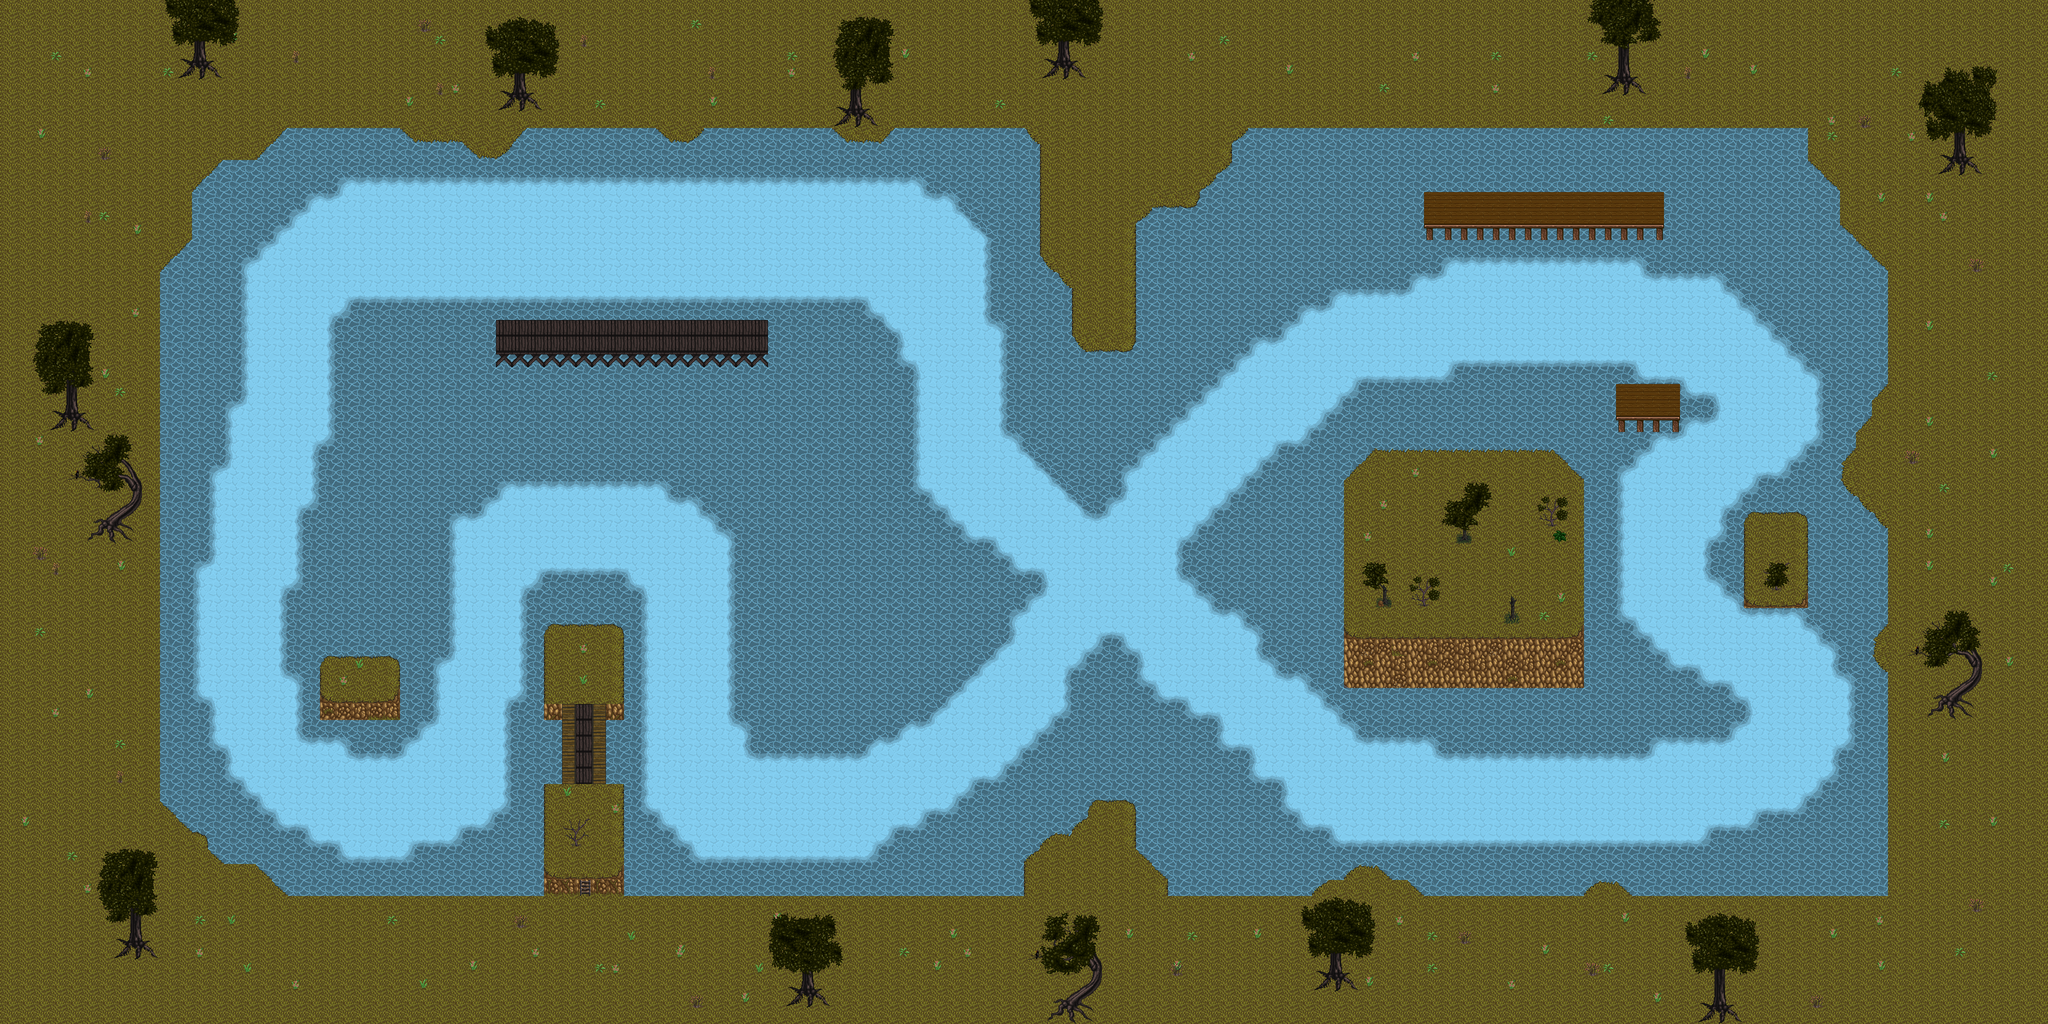

The image is a tile-based game level rendered from a .tmx file. Its description and source (layers, tilesets, objects; grid data summarised) follow:
An orthogonal 128x64 tile map with 32x32 px tiles, 7 tile layers (Tile Layer 1, Tile Layer 2, Tile Layer 4, Tile Layer 5, ...), 1 hidden layer not drawn.

<map version="1.10" tiledversion="1.10.2" orientation="orthogonal" renderorder="right-down" width="128" height="64" tilewidth="32" tileheight="32" infinite="0" nextlayerid="9" nextobjectid="1">
 <tileset firstgid="1" source="TORPEDOES_testTileset.tsx" />
 <layer id="1" name="Tile Layer 1" width="128" height="64">
  <properties>
   <property name="Z" type="float" value="0" />
  </properties>
  <data>[8192 cells, 8192 non-empty, 2 distinct tile ids]</data>
 </layer>
 <layer id="2" name="Tile Layer 2" width="128" height="64">
  <properties>
   <property name="Z" type="float" value="1" />
  </properties>
  <data>[8192 cells, 3980 non-empty, 22 distinct tile ids]</data>
 </layer>
 <layer id="4" name="Tile Layer 4" width="128" height="64">
  <properties>
   <property name="Z" type="float" value="3" />
  </properties>
  <data>[8192 cells, 442 non-empty, 36 distinct tile ids]</data>
 </layer>
 <layer id="5" name="Tile Layer 5" width="128" height="64">
  <properties>
   <property name="Z" type="float" value="4" />
  </properties>
  <data>[8192 cells, 96 non-empty, 46 distinct tile ids]</data>
 </layer>
 <layer id="6" name="Tile Layer 6" width="128" height="64">
  <properties>
   <property name="Z" type="float" value="5" />
  </properties>
  <data>[8192 cells, 287 non-empty, 77 distinct tile ids]</data>
 </layer>
 <layer id="7" name="Tile Layer 7" width="128" height="64">
  <properties>
   <property name="Z" type="float" value="160" />
  </properties>
  <data>[8192 cells, 251 non-empty, 79 distinct tile ids]</data>
 </layer>
 <layer id="8" name="Tile Layer 8" width="128" height="64">
  <properties>
   <property name="Z" type="float" value="161" />
  </properties>
  <data>[8192 cells, 29 non-empty, 5 distinct tile ids]</data>
 </layer>
 <layer id="3" name="collider" width="128" height="64" visible="0">
  <data>[8192 cells, 6167 non-empty, 7 distinct tile ids]</data>
 </layer>
</map>
